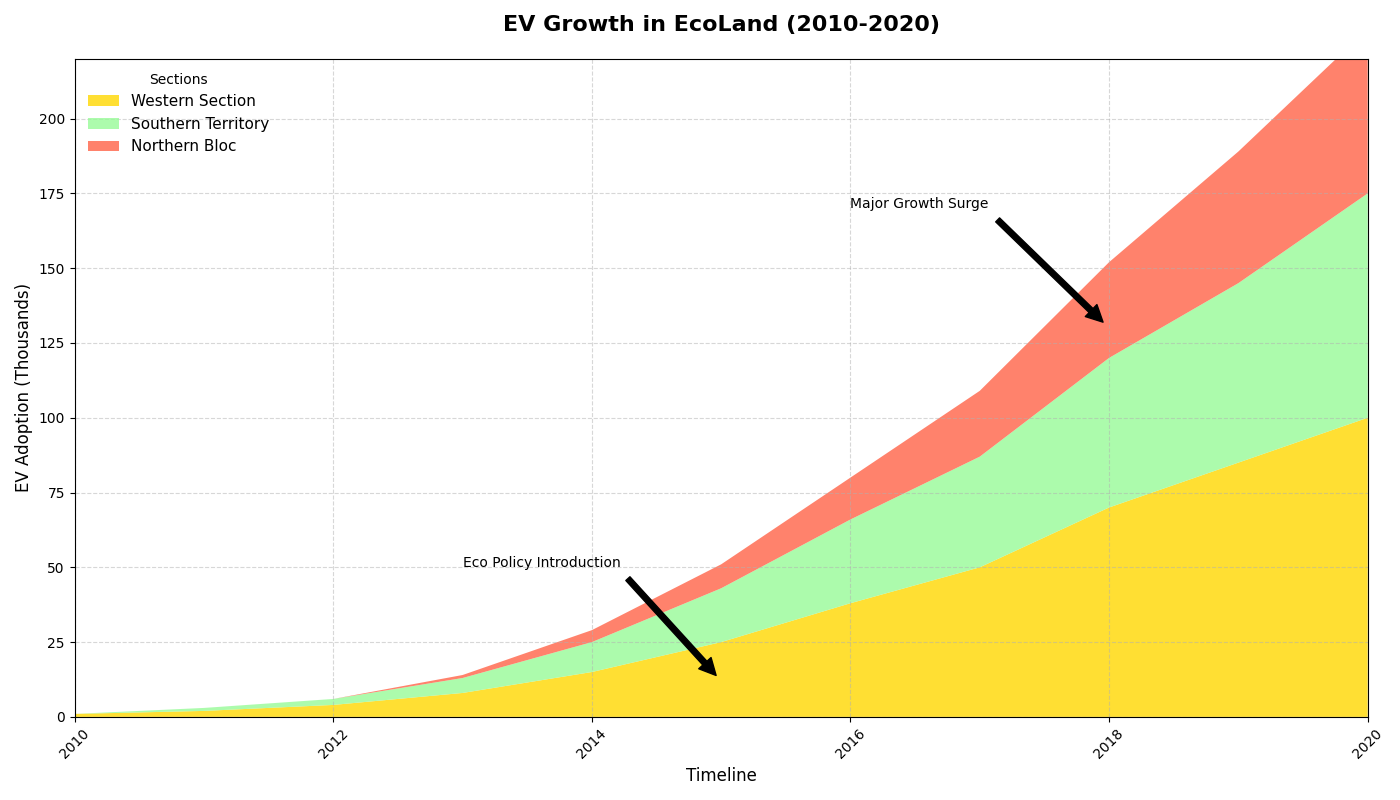

The script that drew this image:
import matplotlib.pyplot as plt
import numpy as np

years = np.arange(2010, 2021)

north_region = np.array([1, 2, 4, 8, 15, 25, 38, 50, 70, 85, 100])
south_region = np.array([0, 1, 2, 5, 10, 18, 28, 37, 50, 60, 75])
west_region = np.array([0, 0, 0, 1, 4, 8, 14, 22, 32, 44, 55])

fig, ax = plt.subplots(figsize=(14, 8))

ax.stackplot(years, north_region, south_region, west_region,
             labels=['Western Section', 'Southern Territory', 'Northern Bloc'],
             colors=['#FFD700', '#98FB98', '#FF6347'], alpha=0.8)

ax.set_title("EV Growth in EcoLand (2010-2020)", fontsize=16, fontweight='bold', pad=20)
ax.set_xlabel("Timeline", fontsize=12)
ax.set_ylabel("EV Adoption (Thousands)", fontsize=12)
ax.set_xlim(years.min(), years.max())
ax.set_ylim(0, 220)

ax.grid(True, linestyle='--', alpha=0.5)

ax.legend(title="Sections", loc="upper left", fontsize=11, frameon=False)

ax.annotate('Eco Policy Introduction', xy=(2015, 12), xytext=(2013, 50),
            arrowprops=dict(facecolor='black', shrink=0.05), fontsize=10)
ax.annotate('Major Growth Surge', xy=(2018, 130), xytext=(2016, 170),
            arrowprops=dict(facecolor='black', shrink=0.05), fontsize=10)

plt.xticks(rotation=45)

plt.tight_layout()
plt.show()
